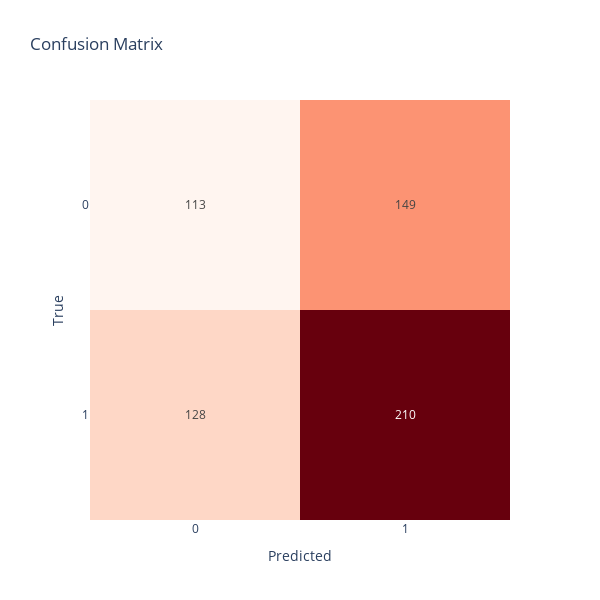

The cell this chart's notebook holds for it:
### Code cell
import plotly.express as px
# plot confusion matrix
fig = px.imshow(cm, labels=dict(x="Predicted", y="True", color="Count"), x=["0", "1"],
                 y=["0", "1"], text_auto=True, width=600, height=600, color_continuous_scale='reds',
                   title="Confusion Matrix")
# remove colorbar
fig.update_layout(coloraxis_showscale=False)
fig.show()

### Figure 1 — Plotly figure (JSON) as saved in the notebook; plotly's stock layout.template omitted (floating-point values rounded to 4 significant figures)
{"data": [{"coloraxis": "coloraxis", "hovertemplate": "Predicted: %{x}<br>True: %{y}<br>Count: %{z}<extra></extra>", "name": "0", "texttemplate": "%{z}", "type": "heatmap", "x": ["0", "1"], "xaxis": "x", "y": ["0", "1"], "yaxis": "y", "z": [[113, 149], [128, 210]]}], "layout": {"coloraxis": {"colorbar": {"title": {"text": "Count"}}, "colorscale": [[0, "rgb(255,245,240)"], [0.125, "rgb(254,224,210)"], [0.25, "rgb(252,187,161)"], [0.375, "rgb(252,146,114)"], [0.5, "rgb(251,106,74)"], [0.625, "rgb(239,59,44)"], [0.75, "rgb(203,24,29)"], [0.875, "rgb(165,15,21)"], [1, "rgb(103,0,13)"]], "showscale": false}, "height": 600, "title": {"text": "Confusion Matrix"}, "width": 600, "xaxis": {"anchor": "y", "constrain": "domain", "domain": [0, 1], "scaleanchor": "y", "title": {"text": "Predicted"}}, "yaxis": {"anchor": "x", "autorange": "reversed", "constrain": "domain", "domain": [0, 1], "title": {"text": "True"}}}}
